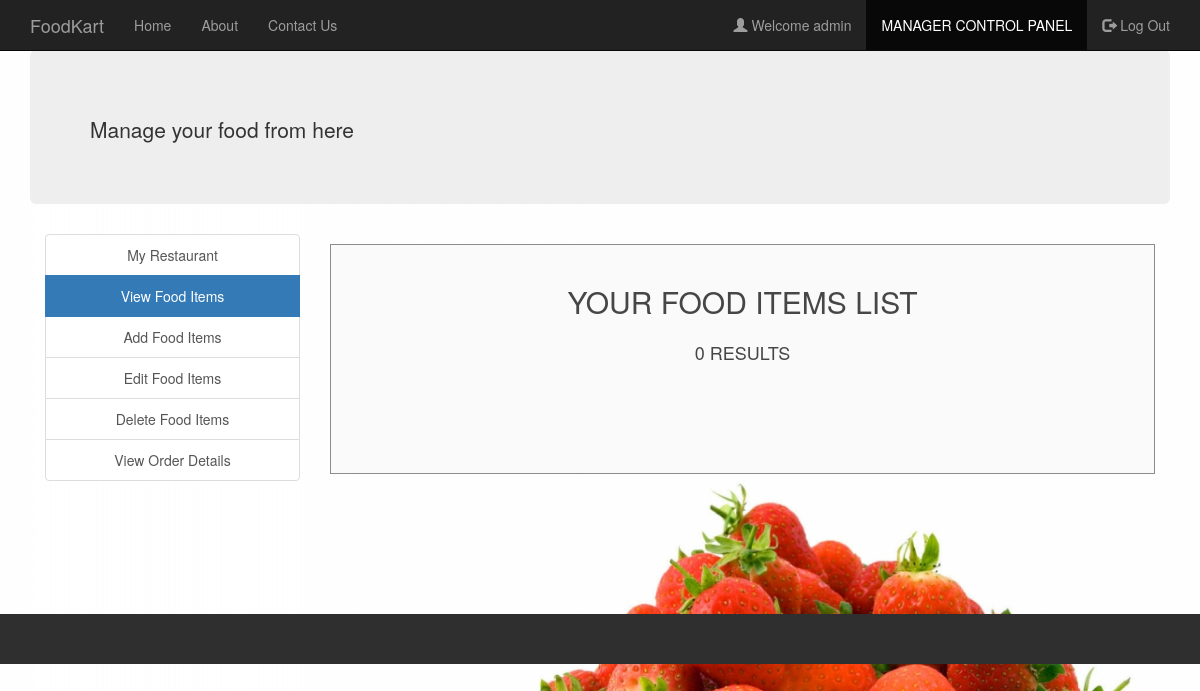
/view_food_items.php (signed in), run on an earlier commit of the app's database.
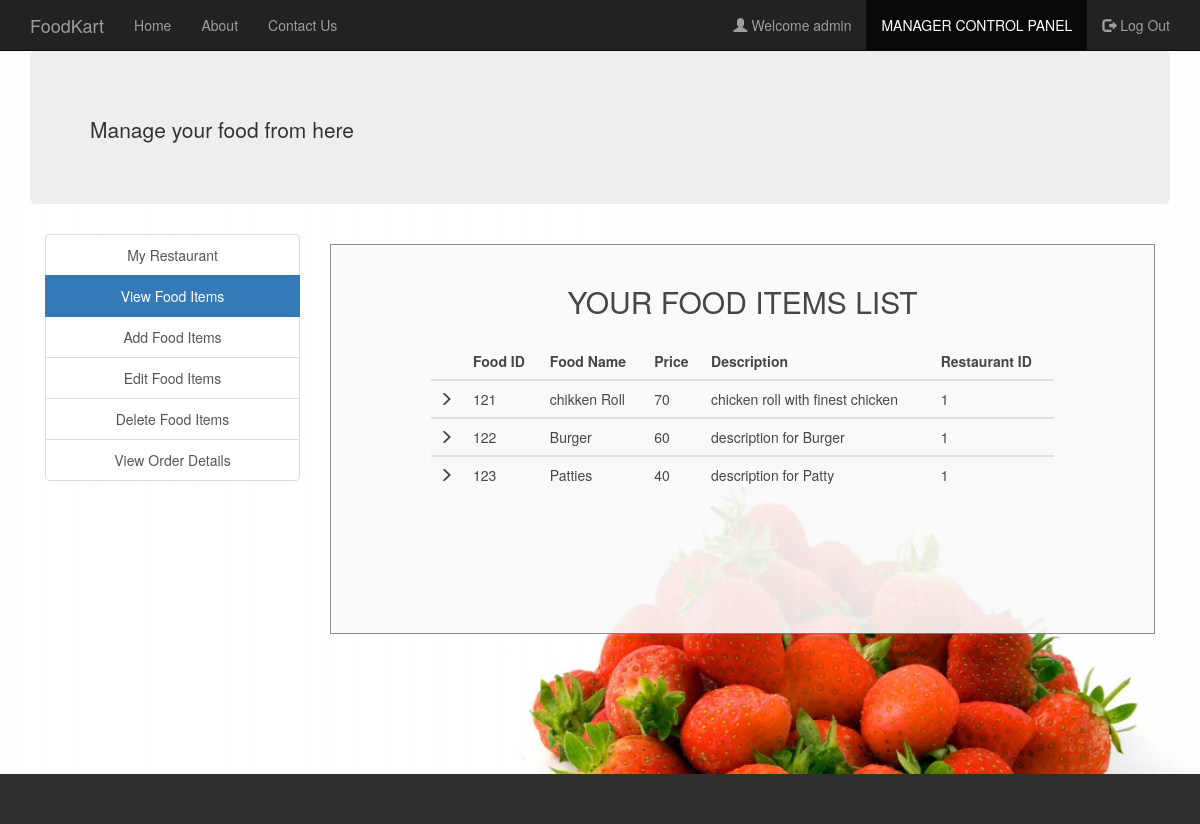
And on a later commit of the database.
### tables this page shows
CREATE TABLE `manager` (
  `username` varchar(30) NOT NULL,
  `fullname` varchar(30) NOT NULL,
  `email` varchar(30) NOT NULL,
  `contact` varchar(30) NOT NULL,
  `address` varchar(50) NOT NULL,
  `password` varchar(30) NOT NULL
);

CREATE TABLE `food` (
  `F_ID` int(30) NOT NULL,
  `name` varchar(30) NOT NULL,
  `price` int(30) NOT NULL,
  `description` varchar(200) NOT NULL,
  `R_ID` int(30) NOT NULL,
  `images_path` varchar(200) NOT NULL
);

### session_m.php (called while the page is built, shortened)
<?php
$conn = Connect();
$user_check=$_SESSION['login_user1'];
$query = "SELECT username FROM MANAGER WHERE username = '$user_check'";
$ses_sql = mysqli_query($conn, $query);
$row = mysqli_fetch_assoc($ses_sql);
$login_session =$row['username'];
?>

### view_food_items.php (the view, shortened to what this page needs)
<?php
include('session_m.php');
?>
<!DOCTYPE html>
<html>
  <head>
  </head>
  <link rel="stylesheet" type = "text/css" href ="css/view_food_items.css">
  <link rel="stylesheet" type = "text/css" href ="css/bootstrap.min.css">
  <body>
    <nav class="navbar navbar-inverse navbar-fixed-top navigation-clean-search" role="navigation">
      <div class="container">
        <div class="navbar-header">
          <a class="navbar-brand" href="index.php">FoodKart</a>
        </div>
        <div class="collapse navbar-collapse " id="myNavbar">
          <ul class="nav navbar-nav">
            <li><a href="index.php">Home</a></li>
            <li><a href="aboutus.php">About</a></li>
            <li><a href="contactus.php">Contact Us</a></li>
          </ul>
          <ul class="nav navbar-nav navbar-right">
            <li><a href="#"><span class="glyphicon glyphicon-user"></span> Welcome <?php echo $login_session; ?> </a></li>
            <li class="active"> <a href="managerlogin.php">MANAGER CONTROL PANEL</a></li>
            <li><a href="logout_m.php"><span class="glyphicon glyphicon-log-out"></span> Log Out </a></li>
          </ul>
        </div>
      </div>
    </nav>
<div class="container">
    <div class="jumbotron">
        <h1><marquee><p>Manage your food from here</p></marquee></h1>
    </div>
    </div>
<div class="container">
    	<div class="col-xs-3" style="text-align: center;">
    	<div class="list-group">
    		<a href="myrestaurant.php" class="list-group-item ">My Restaurant</a>
    		<a href="view_food_items.php" class="list-group-item active">View Food Items</a>
    		<a href="add_food_items.php" class="list-group-item ">Add Food Items</a>
    		<a href="edit_food_items.php" class="list-group-item ">Edit Food Items</a>
    		<a href="delete_food_items.php" class="list-group-item ">Delete Food Items</a>
        <a href="view_order_details.php" class="list-group-item ">View Order Details</a>
    	</div>
    </div>
    <div class="col-xs-9">
      <div class="form-area" style="padding: 0px 100px 100px 100px;">
        <form action="" method="POST">
        <br style="clear: both">
          <h3 style="margin-bottom: 25px; text-align: center; font-size: 30px;"> YOUR FOOD ITEMS LIST </h3>
<?php
$user_check=$_SESSION['login_user1'];
$sql = "SELECT * FROM food f WHERE f.R_ID IN (SELECT r.R_ID FROM RESTAURANTS r WHERE r.M_ID='$user_check') ORDER BY F_ID";
$result = mysqli_query($conn, $sql);
if (mysqli_num_rows($result) > 0)
{
  ?>
  <table class="table table-striped">
    <thead class="thead-dark">
      <tr>
        <th>  </th>
        <th> Food ID </th>
        <th> Food Name </th>
        <th> Price </th>
        <th> Description </th>
        <th> Restaurant ID </th>
      </tr>
    </thead>
    <?PHP
      while($row = mysqli_fetch_assoc($result)){
    ?>
  <tbody>
    <tr>
      <td> <span class="glyphicon glyphicon-menu-right"></span> </td>
      <td><?php echo $row["F_ID"]; ?></td>
      <td><?php echo $row["name"]; ?></td>
      <td><?php echo $row["price"]; ?></td>
      <td><?php echo $row["description"]; ?></td>
      <td><?php echo $row["R_ID"]; ?></td>
    </tr>
  </tbody>
  <?php } ?>
  </table>
    <br>
  <?php } else { ?>
  <h4><center>0 RESULTS</center> </h4>
  <?php } ?>
        </form>
        </div>
    </div>
</div>
<br>
<br>
<br>
<br>
  </body>
  <footer class="container-fluid bg-4 text-center">
  <br>
  <br>
  </footer>
</html>

### css/view_food_items.css (style rules this page uses)
body,html { height: 100%; }
body { padding-top: 50px; background-image: url('headerimg2.jpg'); background-repeat: repeat; background-size: 100%; }
.bg-4 { background-color: #2f2f2f; color: #ffffff; }
footer { display: block; }
.form-area { background-color: #FAFAFA; padding: 10px 40px 60px; margin: 10px 0px 60px; border: 1px solid GREY; opacity:0.9; }

What changed in the data, as far as the page shows it:
now on this page (row unchanged): food: F_ID "121", name "chikken Roll", price "70", description "chicken roll with finest chicken", R_ID "1"
added food: F_ID "122", name "Burger", price "60", description "description for Burger", R_ID "1"
now on this page (row unchanged): food: F_ID "123", name "Patties", price "40", description "description for Patty", R_ID "1"
Also different on the page:
text no longer shown: "0 RESULTS"
text now shown: "Food ID Food Name Price Description Restaurant ID"
